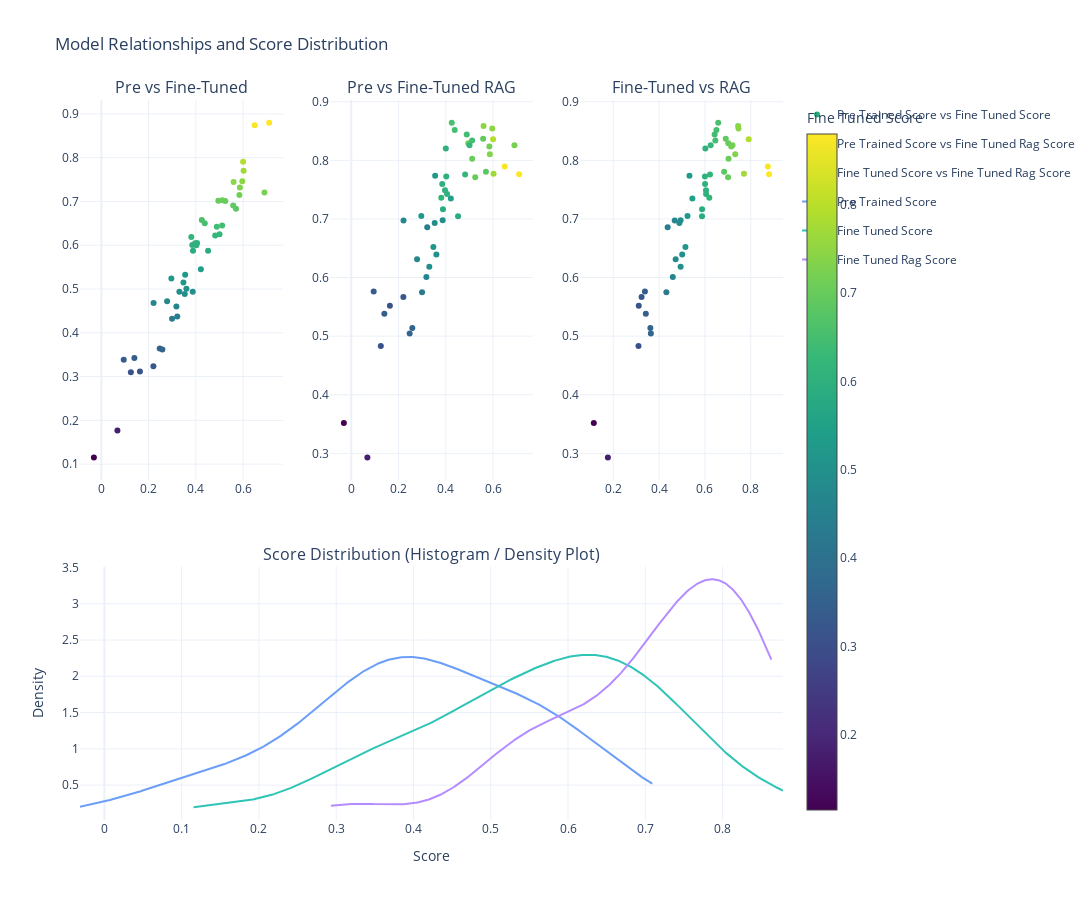

The notebook cell this image was saved under:
### Code cell
import pandas as pd
import plotly.express as px
import plotly.figure_factory as ff
from plotly.subplots import make_subplots
import plotly.graph_objects as go

# Compatibility fix for Pandas >= 2.0
if not hasattr(pd.DataFrame, "iteritems"):
    pd.DataFrame.iteritems = pd.DataFrame.items

slice_idx = slice(200, 250)
df = data.iloc[slice_idx][ploting_column]

# ----- Create Subplots -----
combined_fig = make_subplots(
    rows=2, cols=3,
    subplot_titles=(
        "Pre vs Fine-Tuned", "Pre vs Fine-Tuned RAG", "Fine-Tuned vs RAG",
        "Score Distribution (Histogram / Density Plot)", None, None
    ),
    specs=[[{"type": "xy"}, {"type": "xy"}, {"type": "xy"}],
           [{"type": "xy", "colspan": 3}, None, None]],
    row_heights=[0.6, 0.4],
    vertical_spacing=0.12
)

# ----- Scatter plots -----
pairs = [
    ('pre_trained_score', 'fine_tuned_score'),
    ('pre_trained_score', 'fine_tuned_rag_score'),
    ('fine_tuned_score', 'fine_tuned_rag_score')
]

for i, (x_col, y_col) in enumerate(pairs, start=1):
    combined_fig.add_trace(
        go.Scatter(
            x=df[x_col], y=df[y_col],
            mode='markers',
            marker=dict(
                size=6,
                color=df['fine_tuned_score'],
                colorscale='Viridis',
                showscale=(i == 3),
                colorbar=dict(title="Fine Tuned Score")
            ),
            name=f"{x_col.replace('_', ' ').title()} vs {y_col.replace('_', ' ').title()}"
        ),
        row=1, col=i
    )

# ----- Histogram / Density -----
hist_data = [df[col] for col in ploting_column]
group_labels = [col.replace('_', ' ').title() for col in ploting_column]
colors = ['#6C9EF8', '#2EC4B6', '#B58CFF']

dist = ff.create_distplot(hist_data, group_labels, colors=colors, show_hist=False, show_rug=False)
for trace in dist['data']:
    combined_fig.add_trace(trace, row=2, col=1)

# ----- Layout -----
combined_fig.update_layout(
    height=900,
    width=1100,
    title="Model Relationships and Score Distribution",
    template='plotly_white',
    showlegend=True
)

combined_fig.update_xaxes(title_text="Score", row=2, col=1)
combined_fig.update_yaxes(title_text="Density", row=2, col=1)

combined_fig.show()

### Figure 1 — Plotly figure (JSON) as saved in the notebook; plotly's stock layout.template omitted (floating-point values rounded to 4 significant figures; data arrays with more than 128 entries replaced by an {"elided": "..."} marker saying what was removed)
{"data": [{"marker": {"color": [0.5875, 0.3422, 0.3237, 0.4598, 0.3101, 0.7462, 0.6005, 0.4723, 0.6019, 0.362, 0.6221, 0.7202, 0.605, 0.5872, 0.5148, 0.3383, 0.8742, 0.1154, 0.5007, 0.4681, 0.4374, 0.8797, 0.5451, 0.524, 0.7016, 0.65, 0.3642, 0.7446, 0.6835, 0.5324, 0.6421, 0.6453, 0.6577, 0.6907, 0.6045, 0.4938, 0.1768, 0.619, 0.3114, 0.7907, 0.6249, 0.7146, 0.4938, 0.5999, 0.4318, 0.7699, 0.7007, 0.7027, 0.4885, 0.7321], "colorbar": {"title": {"text": "Fine Tuned Score"}}, "colorscale": [[0, "#440154"], [0.1111, "#482878"], [0.2222, "#3e4989"], [0.3333, "#31688e"], [0.4444, "#26828e"], [0.5556, "#1f9e89"], [0.6667, "#35b779"], [0.7778, "#6ece58"], [0.8889, "#b5de2b"], [1, "#fde725"]], "showscale": false, "size": 6}, "mode": "markers", "name": "Pre Trained Score vs Fine Tuned Score", "type": "scatter", "x": [0.388, 0.1398, 0.2203, 0.3177, 0.1249, 0.5966, 0.3848, 0.2784, 0.4, 0.2583, 0.4819, 0.6904, 0.4052, 0.4518, 0.3473, 0.09471, 0.6493, -0.03153, 0.3601, 0.2211, 0.3213, 0.7104, 0.4212, 0.2963, 0.4951, 0.4378, 0.247, 0.5599, 0.5698, 0.3548, 0.4886, 0.5113, 0.4252, 0.558, 0.3966, 0.3302, 0.06802, 0.3808, 0.1633, 0.6001, 0.5002, 0.5843, 0.3867, 0.402, 0.2994, 0.6022, 0.5246, 0.5116, 0.353, 0.5864], "xaxis": "x", "y": [0.5875, 0.3422, 0.3237, 0.4598, 0.3101, 0.7462, 0.6005, 0.4723, 0.6019, 0.362, 0.6221, 0.7202, 0.605, 0.5872, 0.5148, 0.3383, 0.8742, 0.1154, 0.5007, 0.4681, 0.4374, 0.8797, 0.5451, 0.524, 0.7016, 0.65, 0.3642, 0.7446, 0.6835, 0.5324, 0.6421, 0.6453, 0.6577, 0.6907, 0.6045, 0.4938, 0.1768, 0.619, 0.3114, 0.7907, 0.6249, 0.7146, 0.4938, 0.5999, 0.4318, 0.7699, 0.7007, 0.7027, 0.4885, 0.7321], "yaxis": "y"}, {"marker": {"color": [0.5875, 0.3422, 0.3237, 0.4598, 0.3101, 0.7462, 0.6005, 0.4723, 0.6019, 0.362, 0.6221, 0.7202, 0.605, 0.5872, 0.5148, 0.3383, 0.8742, 0.1154, 0.5007, 0.4681, 0.4374, 0.8797, 0.5451, 0.524, 0.7016, 0.65, 0.3642, 0.7446, 0.6835, 0.5324, 0.6421, 0.6453, 0.6577, 0.6907, 0.6045, 0.4938, 0.1768, 0.619, 0.3114, 0.7907, 0.6249, 0.7146, 0.4938, 0.5999, 0.4318, 0.7699, 0.7007, 0.7027, 0.4885, 0.7321], "colorbar": {"title": {"text": "Fine Tuned Score"}}, "colorscale": [[0, "#440154"], [0.1111, "#482878"], [0.2222, "#3e4989"], [0.3333, "#31688e"], [0.4444, "#26828e"], [0.5556, "#1f9e89"], [0.6667, "#35b779"], [0.7778, "#6ece58"], [0.8889, "#b5de2b"], [1, "#fde725"]], "showscale": false, "size": 6}, "mode": "markers", "name": "Pre Trained Score vs Fine Tuned Rag Score", "type": "scatter", "x": [0.388, 0.1398, 0.2203, 0.3177, 0.1249, 0.5966, 0.3848, 0.2784, 0.4, 0.2583, 0.4819, 0.6904, 0.4052, 0.4518, 0.3473, 0.09471, 0.6493, -0.03153, 0.3601, 0.2211, 0.3213, 0.7104, 0.4212, 0.2963, 0.4951, 0.4378, 0.247, 0.5599, 0.5698, 0.3548, 0.4886, 0.5113, 0.4252, 0.558, 0.3966, 0.3302, 0.06802, 0.3808, 0.1633, 0.6001, 0.5002, 0.5843, 0.3867, 0.402, 0.2994, 0.6022, 0.5246, 0.5116, 0.353, 0.5864], "xaxis": "x2", "y": [0.7163, 0.5381, 0.5668, 0.6008, 0.4831, 0.8541, 0.7595, 0.631, 0.8202, 0.5138, 0.7758, 0.8258, 0.7426, 0.7047, 0.6521, 0.5764, 0.7893, 0.3518, 0.6392, 0.6972, 0.6858, 0.7761, 0.7351, 0.7049, 0.8291, 0.8517, 0.5043, 0.8585, 0.7807, 0.7737, 0.8443, 0.8337, 0.8641, 0.837, 0.749, 0.6184, 0.2931, 0.7363, 0.552, 0.8361, 0.8259, 0.8238, 0.6979, 0.7725, 0.5747, 0.7771, 0.7711, 0.8026, 0.6932, 0.8106], "yaxis": "y2"}, {"marker": {"color": [0.5875, 0.3422, 0.3237, 0.4598, 0.3101, 0.7462, 0.6005, 0.4723, 0.6019, 0.362, 0.6221, 0.7202, 0.605, 0.5872, 0.5148, 0.3383, 0.8742, 0.1154, 0.5007, 0.4681, 0.4374, 0.8797, 0.5451, 0.524, 0.7016, 0.65, 0.3642, 0.7446, 0.6835, 0.5324, 0.6421, 0.6453, 0.6577, 0.6907, 0.6045, 0.4938, 0.1768, 0.619, 0.3114, 0.7907, 0.6249, 0.7146, 0.4938, 0.5999, 0.4318, 0.7699, 0.7007, 0.7027, 0.4885, 0.7321], "colorbar": {"title": {"text": "Fine Tuned Score"}}, "colorscale": [[0, "#440154"], [0.1111, "#482878"], [0.2222, "#3e4989"], [0.3333, "#31688e"], [0.4444, "#26828e"], [0.5556, "#1f9e89"], [0.6667, "#35b779"], [0.7778, "#6ece58"], [0.8889, "#b5de2b"], [1, "#fde725"]], "showscale": true, "size": 6}, "mode": "markers", "name": "Fine Tuned Score vs Fine Tuned Rag Score", "type": "scatter", "x": [0.5875, 0.3422, 0.3237, 0.4598, 0.3101, 0.7462, 0.6005, 0.4723, 0.6019, 0.362, 0.6221, 0.7202, 0.605, 0.5872, 0.5148, 0.3383, 0.8742, 0.1154, 0.5007, 0.4681, 0.4374, 0.8797, 0.5451, 0.524, 0.7016, 0.65, 0.3642, 0.7446, 0.6835, 0.5324, 0.6421, 0.6453, 0.6577, 0.6907, 0.6045, 0.4938, 0.1768, 0.619, 0.3114, 0.7907, 0.6249, 0.7146, 0.4938, 0.5999, 0.4318, 0.7699, 0.7007, 0.7027, 0.4885, 0.7321], "xaxis": "x3", "y": [0.7163, 0.5381, 0.5668, 0.6008, 0.4831, 0.8541, 0.7595, 0.631, 0.8202, 0.5138, 0.7758, 0.8258, 0.7426, 0.7047, 0.6521, 0.5764, 0.7893, 0.3518, 0.6392, 0.6972, 0.6858, 0.7761, 0.7351, 0.7049, 0.8291, 0.8517, 0.5043, 0.8585, 0.7807, 0.7737, 0.8443, 0.8337, 0.8641, 0.837, 0.749, 0.6184, 0.2931, 0.7363, 0.552, 0.8361, 0.8259, 0.8238, 0.6979, 0.7725, 0.5747, 0.7771, 0.7711, 0.8026, 0.6932, 0.8106], "yaxis": "y3"}, {"legendgroup": "Pre Trained Score", "marker": {"color": "#6C9EF8"}, "mode": "lines", "name": "Pre Trained Score", "showlegend": true, "type": "scatter", "x": {"elided": "500 float values"}, "xaxis": "x4", "y": {"elided": "500 float values"}, "yaxis": "y4"}, {"legendgroup": "Fine Tuned Score", "marker": {"color": "#2EC4B6"}, "mode": "lines", "name": "Fine Tuned Score", "showlegend": true, "type": "scatter", "x": {"elided": "500 float values"}, "xaxis": "x4", "y": {"elided": "500 float values"}, "yaxis": "y4"}, {"legendgroup": "Fine Tuned Rag Score", "marker": {"color": "#B58CFF"}, "mode": "lines", "name": "Fine Tuned Rag Score", "showlegend": true, "type": "scatter", "x": {"elided": "500 float values"}, "xaxis": "x4", "y": {"elided": "500 float values"}, "yaxis": "y4"}], "layout": {"annotations": [{"font": {"size": 16}, "showarrow": false, "text": "Pre vs Fine-Tuned", "x": 0.1444, "xanchor": "center", "xref": "paper", "y": 1, "yanchor": "bottom", "yref": "paper"}, {"font": {"size": 16}, "showarrow": false, "text": "Pre vs Fine-Tuned RAG", "x": 0.5, "xanchor": "center", "xref": "paper", "y": 1, "yanchor": "bottom", "yref": "paper"}, {"font": {"size": 16}, "showarrow": false, "text": "Fine-Tuned vs RAG", "x": 0.8556, "xanchor": "center", "xref": "paper", "y": 1, "yanchor": "bottom", "yref": "paper"}, {"font": {"size": 16}, "showarrow": false, "text": "Score Distribution (Histogram / Density Plot)", "x": 0.5, "xanchor": "center", "xref": "paper", "y": 0.352, "yanchor": "bottom", "yref": "paper"}], "height": 900, "showlegend": true, "title": {"text": "Model Relationships and Score Distribution"}, "width": 1100, "xaxis": {"anchor": "y", "domain": [0, 0.2889]}, "xaxis2": {"anchor": "y2", "domain": [0.3556, 0.6444]}, "xaxis3": {"anchor": "y3", "domain": [0.7111, 1]}, "xaxis4": {"anchor": "y4", "domain": [0, 1], "title": {"text": "Score"}}, "yaxis": {"anchor": "x", "domain": [0.472, 1]}, "yaxis2": {"anchor": "x2", "domain": [0.472, 1]}, "yaxis3": {"anchor": "x3", "domain": [0.472, 1]}, "yaxis4": {"anchor": "x4", "domain": [0, 0.352], "title": {"text": "Density"}}}}
